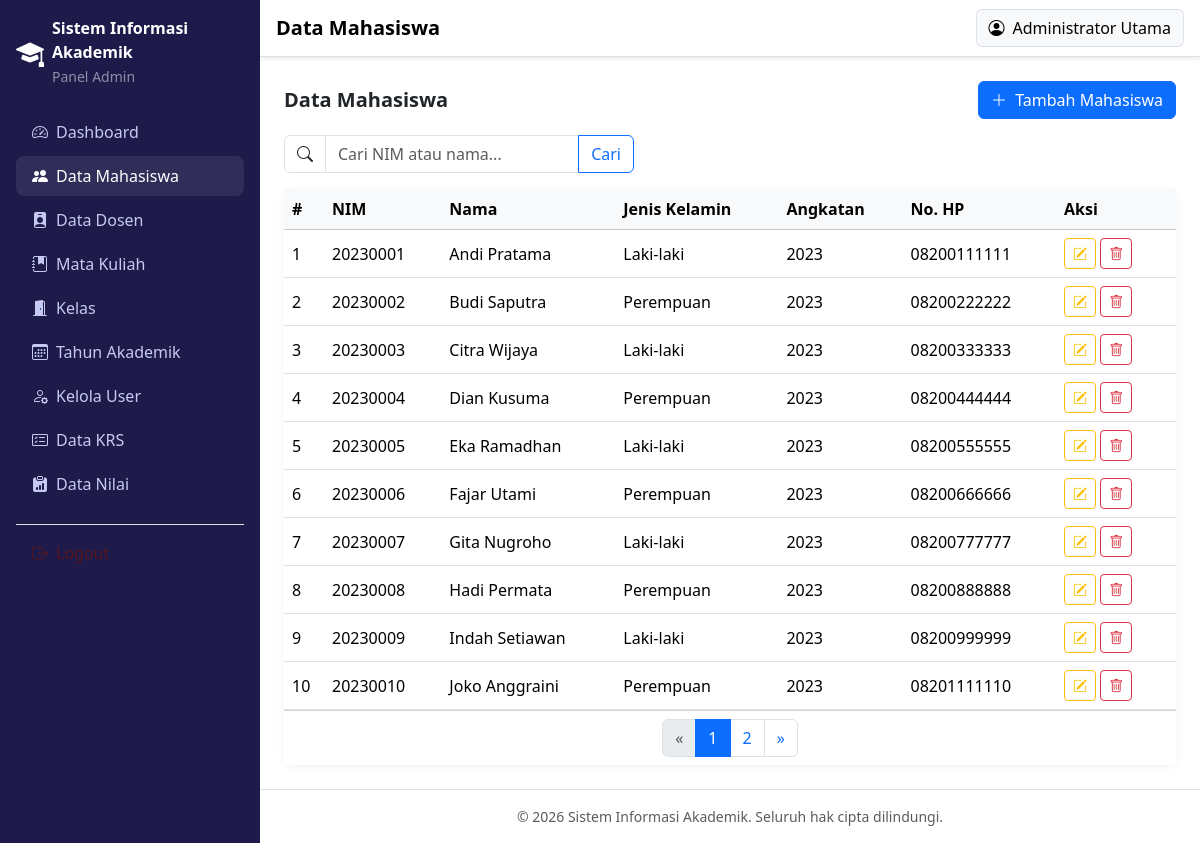
Page /admin/mahasiswa.php (signed in) on the committed database.
### tables this page shows
CREATE TABLE `mahasiswa` (
  `id` INT UNSIGNED AUTO_INCREMENT PRIMARY KEY,
  `user_id` INT UNSIGNED NOT NULL UNIQUE,
  `nim` VARCHAR(20) NOT NULL UNIQUE,
  `nama` VARCHAR(100) NOT NULL,
  `jenis_kelamin` ENUM('L', 'P') NOT NULL,
  `angkatan` YEAR NOT NULL,
  `no_hp` VARCHAR(20) DEFAULT NULL,
  `alamat` TEXT DEFAULT NULL,
  `foto` VARCHAR(255) DEFAULT NULL,
  `created_at` TIMESTAMP DEFAULT CURRENT_TIMESTAMP,
  CONSTRAINT `fk_mahasiswa_user` FOREIGN KEY (`user_id`) REFERENCES `users`(`id`) ON DELETE CASCADE ON UPDATE CASCADE
);

### admin/mahasiswa.php (the view, shortened to what this page needs)
<?php
require_once __DIR__ . '/../includes/functions.php';
$db = Database::getConnection();
$keyword = cleanInput($_GET['q'] ?? '');
$perHalaman = 10;
$halaman = max(1, (int) ($_GET['page'] ?? 1));
$offset = ($halaman - 1) * $perHalaman;
$whereClause = '';
$params = [];
$sqlCount = "SELECT COUNT(*) AS total FROM mahasiswa m JOIN users u ON u.id = m.user_id" . $whereClause;
$stmtCount = $db->prepare($sqlCount);
$stmtCount->execute($params);
$totalData = (int) $stmtCount->fetch()['total'];
$totalHalaman = (int) ceil($totalData / $perHalaman);
$sql = "
    SELECT m.id, m.nim, m.nama, m.jenis_kelamin, m.angkatan, m.no_hp, m.alamat, u.username
    FROM mahasiswa m
    JOIN users u ON u.id = m.user_id
" . $whereClause . ' ORDER BY m.nama ASC LIMIT :limit OFFSET :offset';
$stmt = $db->prepare($sql);
$stmt->bindValue(':limit', $perHalaman, PDO::PARAM_INT);
$stmt->bindValue(':offset', $offset, PDO::PARAM_INT);
$stmt->execute();
$daftarMahasiswa = $stmt->fetchAll();
require_once __DIR__ . '/../includes/header.php';
?>
<div class="d-flex justify-content-between align-items-center mb-3 flex-wrap gap-2">
    <h5 class="fw-bold mb-0">Data Mahasiswa</h5>
    <button type="button" class="btn btn-primary" data-bs-toggle="modal" data-bs-target="#modalMahasiswa" onclick="bukaModalTambah()">
        <i class="bi bi-plus-lg me-1"></i> Tambah Mahasiswa
    </button>
</div>
<form action="" method="GET" class="mb-3">
    <div class="input-group" style="max-width: 350px;">
        <span class="input-group-text bg-white"><i class="bi bi-search"></i></span>
        <input type="text" name="q" class="form-control" placeholder="Cari NIM atau nama..." value="<?= htmlspecialchars($keyword) ?>">
        <button type="submit" class="btn btn-outline-primary">Cari</button>
    </div>
</form>
<div class="card card-stat">
    <div class="card-body p-0">
        <div class="table-responsive">
            <table class="table table-hover align-middle mb-0">
                <thead class="table-light">
                    <tr>
                        <th style="width: 40px;">#</th>
                        <th>NIM</th>
                        <th>Nama</th>
                        <th>Jenis Kelamin</th>
                        <th>Angkatan</th>
                        <th>No. HP</th>
                        <th style="width: 120px;">Aksi</th>
                    </tr>
                </thead>
                <tbody>
                    <?php if (empty($daftarMahasiswa)): ?>
                        <tr>
                            <td colspan="7" class="text-center text-muted py-3">Belum ada data mahasiswa.</td>
                        </tr>
                    <?php else: ?>
                        <?php foreach ($daftarMahasiswa as $i => $m): ?>
                            <tr>
                                <td><?= $offset + $i + 1 ?></td>
                                <td><?= htmlspecialchars($m['nim']) ?></td>
                                <td><?= htmlspecialchars($m['nama']) ?></td>
                                <td><?= $m['jenis_kelamin'] === 'L' ? 'Laki-laki' : 'Perempuan' ?></td>
                                <td><?= htmlspecialchars((string) $m['angkatan']) ?></td>
                                <td><?= htmlspecialchars($m['no_hp'] ?? '-') ?></td>
                                <td>
                                    <button
                                        type="button"
                                        class="btn btn-sm btn-outline-warning"
                                        title="Edit"
                                        onclick='bukaModalEdit(<?= json_encode($m, JSON_HEX_APOS | JSON_HEX_QUOT) ?>)'
                                    >
                                        <i class="bi bi-pencil-square"></i>
                                    </button>
                                    <button
                                        type="button"
                                        class="btn btn-sm btn-outline-danger"
                                        title="Hapus"
                                        onclick="konfirmasiHapus(<?= (int) $m['id'] ?>, '<?= htmlspecialchars(addslashes($m['nama'])) ?>')"
                                    >
                                        <i class="bi bi-trash"></i>
                                    </button>
                                </td>
                            </tr>
                        <?php endforeach; ?>
                    <?php endif; ?>
                </tbody>
            </table>
        </div>
    </div>
    <?php if ($totalHalaman > 1): ?>
    <div class="card-footer bg-white">
        <?= renderPagination($halaman, $totalHalaman, 'admin/mahasiswa.php', $keyword !== '' ? ['q' => $keyword] : []) ?>
    </div>
    <?php endif; ?>
</div>
<?php require_once __DIR__ . '/../includes/footer.php'; ?>

### assets/css/style.css (style rules this page uses)
:root { --sia-primary: #4f46e5; --sia-primary-dark: #3730a3; --sia-bg-soft: #f4f5fb; }
body { font-family: 'Segoe UI', Roboto, Arial, sans-serif; }
.card-stat { border: none; border-radius: 12px; box-shadow: 0 2px 10px rgba(0, 0, 0, 0.06); }

### rows in the picture
mahasiswa: i "1", nim "20230001", nama "Andi Pratama", jenis_kelamin "Laki-laki", angkatan "2023", no_hp "08200111111"
mahasiswa: i "2", nim "20230002", nama "Budi Saputra", jenis_kelamin "Perempuan", angkatan "2023", no_hp "08200222222"
mahasiswa: i "3", nim "20230003", nama "Citra Wijaya", jenis_kelamin "Laki-laki", angkatan "2023", no_hp "08200333333"
mahasiswa: i "4", nim "20230004", nama "Dian Kusuma", jenis_kelamin "Perempuan", angkatan "2023", no_hp "08200444444"
mahasiswa: i "5", nim "20230005", nama "Eka Ramadhan", jenis_kelamin "Laki-laki", angkatan "2023", no_hp "08200555555"
mahasiswa: i "6", nim "20230006", nama "Fajar Utami", jenis_kelamin "Perempuan", angkatan "2023", no_hp "08200666666"
mahasiswa: i "7", nim "20230007", nama "Gita Nugroho", jenis_kelamin "Laki-laki", angkatan "2023", no_hp "08200777777"
mahasiswa: i "8", nim "20230008", nama "Hadi Permata", jenis_kelamin "Perempuan", angkatan "2023", no_hp "08200888888"
mahasiswa: i "9", nim "20230009", nama "Indah Setiawan", jenis_kelamin "Laki-laki", angkatan "2023", no_hp "08200999999"
mahasiswa: i "10", nim "20230010", nama "Joko Anggraini", jenis_kelamin "Perempuan", angkatan "2023", no_hp "08201111110"

### other values in the picture
APP_NAME "Sistem Informasi Akademik"
$role "Admin"
$pageTitle "Data Mahasiswa"
currentUserName() "Administrator Utama"
